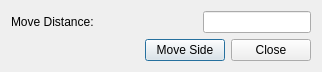
<?xml version="1.0" encoding="UTF-8"?>
<ui version="4.0">
 <class>DtMoveSideByDistance</class>
 <widget class="QDialog" name="DtMoveSideByDistance">
  <property name="geometry">
   <rect>
    <x>0</x>
    <y>0</y>
    <width>322</width>
    <height>69</height>
   </rect>
  </property>
  <property name="windowTitle">
   <string>Move Side By Distance</string>
  </property>
  <layout class="QGridLayout" name="gridLayout">
   <item row="0" column="0">
    <layout class="QHBoxLayout" name="horizontalLayout_2">
     <item>
      <widget class="QLabel" name="label_2">
       <property name="text">
        <string>Move Distance:</string>
       </property>
      </widget>
     </item>
     <item>
      <spacer name="horizontalSpacer_2">
       <property name="orientation">
        <enum>Qt::Horizontal</enum>
       </property>
       <property name="sizeHint" stdset="0">
        <size>
         <width>40</width>
         <height>20</height>
        </size>
       </property>
      </spacer>
     </item>
     <item>
      <widget class="QLineEdit" name="targetDistance">
       <property name="readOnly">
        <bool>false</bool>
       </property>
      </widget>
     </item>
    </layout>
   </item>
   <item row="2" column="0">
    <layout class="QHBoxLayout" name="horizontalLayout_3">
     <item>
      <spacer name="horizontalSpacer_3">
       <property name="orientation">
        <enum>Qt::Horizontal</enum>
       </property>
       <property name="sizeHint" stdset="0">
        <size>
         <width>40</width>
         <height>20</height>
        </size>
       </property>
      </spacer>
     </item>
     <item>
      <widget class="QPushButton" name="moveButton">
       <property name="text">
        <string>Move Side</string>
       </property>
      </widget>
     </item>
     <item>
      <widget class="QPushButton" name="buttonClose">
       <property name="text">
        <string>Close</string>
       </property>
      </widget>
     </item>
    </layout>
   </item>
   <item row="1" column="0">
    <spacer name="verticalSpacer_4">
     <property name="orientation">
      <enum>Qt::Vertical</enum>
     </property>
     <property name="sizeHint" stdset="0">
      <size>
       <width>20</width>
       <height>40</height>
      </size>
     </property>
    </spacer>
   </item>
  </layout>
 </widget>
 <resources/>
 <connections/>
</ui>
